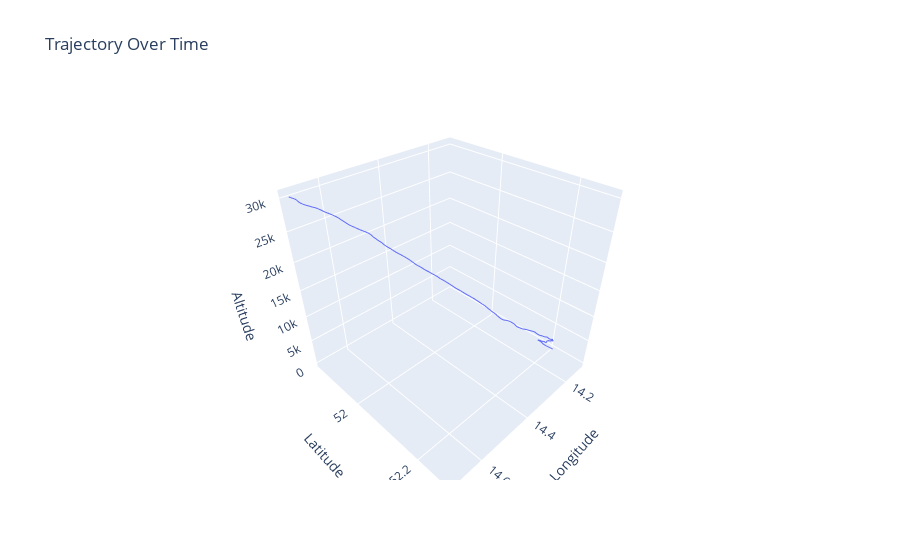

This figure's notebook cell:
### Code cell
#trajectory
fig = go.Figure()

fig.add_trace(go.Scatter3d(
    x=data['lon'], 
    y=data['lat'], 
    z=data['alt'],
    mode='lines',
    name='Trajectory'
))

fig.update_layout(
    title='Trajectory Over Time',
    scene = dict(
        xaxis_title='Longitude',
        yaxis_title='Latitude',
        zaxis_title='Altitude'
    )
)

fig.show()

### Figure 1 — Plotly figure (JSON) as saved in the notebook; plotly's stock layout.template omitted (floating-point values rounded to 4 significant figures; data arrays with more than 128 entries replaced by an {"elided": "..."} marker saying what was removed)
{"data": [{"mode": "lines", "name": "Trajectory", "type": "scatter3d", "x": {"elided": "5925 float values"}, "y": {"elided": "5925 float values"}, "z": {"elided": "5925 float values"}}], "layout": {"scene": {"xaxis": {"title": {"text": "Longitude"}}, "yaxis": {"title": {"text": "Latitude"}}, "zaxis": {"title": {"text": "Altitude"}}}, "title": {"text": "Trajectory Over Time"}}}
